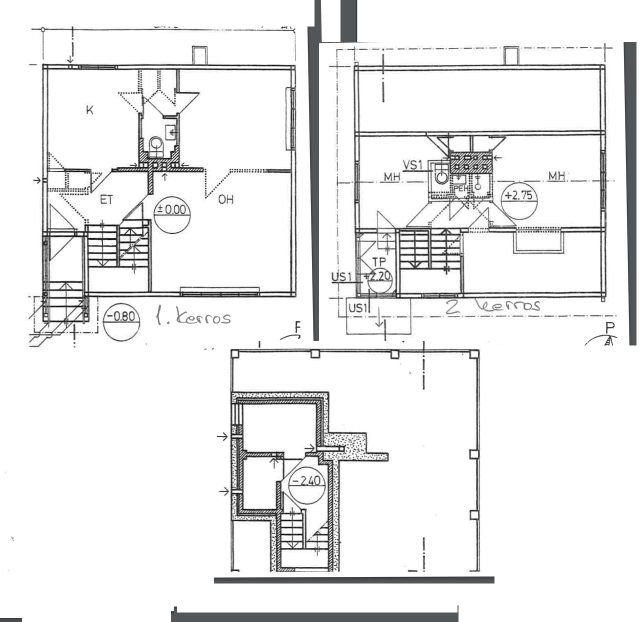
#> input picture rnd/data_agumentation/images/image002.png, 1287 x 1243 px (shown at 1/2 size)
$ python -i place_legends_on_cad_black_red_ratio50.py   (imports and definitions only)
#> lines starting #> are read from the running program, lines starting #| are printed output that depends on the picture; after the words box and inside, x2 and y2 are one past the last pixel; in counts of white or black regions, pixels touching at a corner belong together
"""
Combined script that first cleans images by removing ICC profiles and converting to proper RGB,
then places legends on all CAD images using universal aspect ratios and proportional sizing.

Usage:
    python combined_image_processing.py

Legend aspect ratios (width/height):
  surface_mount_led_motionsensor.png: 0.354
  surface_mount_led_batten_luminer.png: 3.278
  surface_mount_led_downlight.png: 0.972
  exit_sign.png: 1.646
  lighting_motionsensor.png: 0.941
"""

import os
import random
import argparse
import json
import warnings
from PIL import Image
import numpy as np
import pandas as pd
import cv2


# Configuration
LEGENDS_DIR = 'data_agumentation/sample_legends_finalized'
IMAGES_DIR = 'iteration4'
OUTPUT_DIR = 'data_agumentation/drawn_images/images_with_red_legends2'
ANNOTATION_FILE = 'data_agumentation/drawn_images/legend_annotations_with_red_legends2.json'
REFERENCE_IMAGE_PATH = "data_agumentation/without_takeoff_images/Diagram.png"
# [1 line not run here, left out]
REFERENCE_IMG_HEIGHT = 3840
REFERENCE_IMG_WIDTH = 3400 # Best suited

# [68 lines left out: function fix_image_profiles, not called in this run]

# Add this global dictionary to track detailed statistics
detailed_symbol_stats = {}

# [38 lines left out: function generate_excel_report, not called in this run]

def get_diagram_bbox(image_path):
#> called with image_path = '../images/image002.png'
    img = cv2.imread(image_path)
#> img is the input picture: shape (1243, 1287, 3); mean B, G, R 236.2, 236.2, 236
    gray = cv2.cvtColor(img, cv2.COLOR_BGR2GRAY)
    _, thresh = cv2.threshold(gray, 240, 255, cv2.THRESH_BINARY_INV)
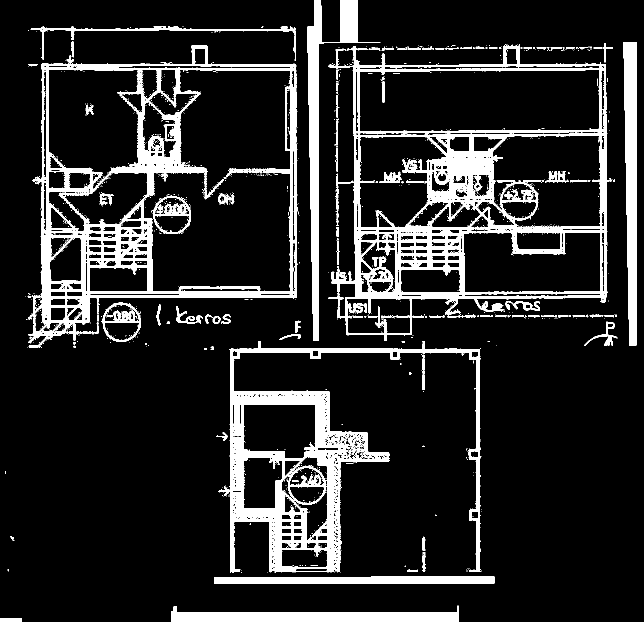
#> thresh: shape (1243, 1287) (shown at 1/2 size); 14.1% white; 1559 white regions (1445 under 20 px)
    contours, _ = cv2.findContours(thresh, cv2.RETR_EXTERNAL, cv2.CHAIN_APPROX_SIMPLE)
#> contours = 486 contours, 406 with area under 20; largest, box (x1, y1, x2, y2) and area: (656, 88, 1220, 682) 248231, (56, 90, 595, 695) 246622, (437, 682, 962, 1146) 83232, (615, 0, 761, 682) 14058, (1247, 84, 1273, 691) 11712
    if not contours:
        return (0, 0, img.shape[1], img.shape[0])
    largest = max(contours, key=cv2.contourArea)
#> largest = contour of 822 points, box (x1, y1, x2, y2) (656, 88, 1220, 682), area 248231
    x, y, w, h = cv2.boundingRect(largest)
#> x = 656; y = 88; w = 564; h = 594
    return (x, y, x + w, y + h)

# [281 lines left out: functions is_overlapping, get_scaling_factor, resize_patch_keep_aspect, process_image, main, not called in this run]

# [2 lines not run here, left out]

>>> result = get_diagram_bbox('../images/image002.png')
#> result = (656, 88, 1220, 682)

$ run again, on rnd/data_agumentation/drawn_images/images/image001.png
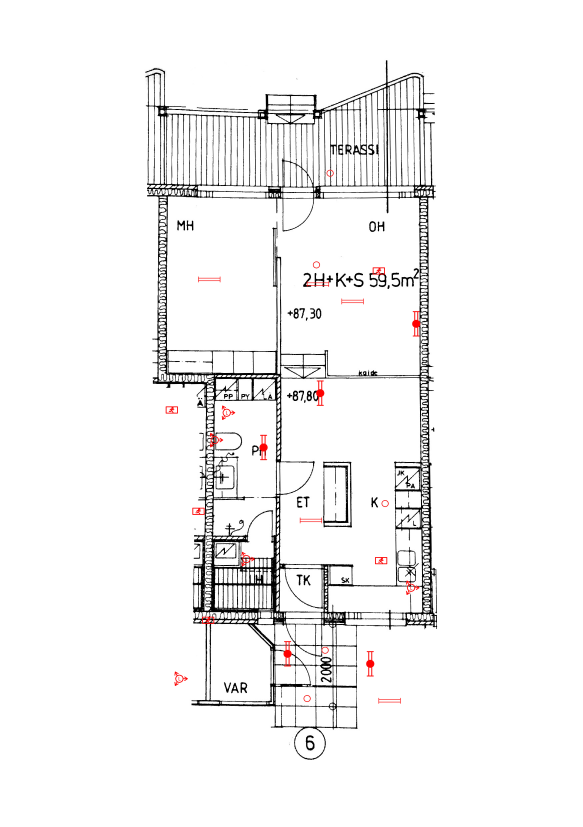
#> input picture rnd/data_agumentation/drawn_images/images/image001.png, 1748 x 2480 px (shown at 1/3 size)
#> in get_diagram_bbox, img is the input picture: shape (2480, 1748, 3); mean B, G, R 243.7, 243.7, 244.3
#> in get_diagram_bbox, `_, thresh = cv2.threshold(gray, 240, 255, cv2.THRESH_BINARY_INV)`:
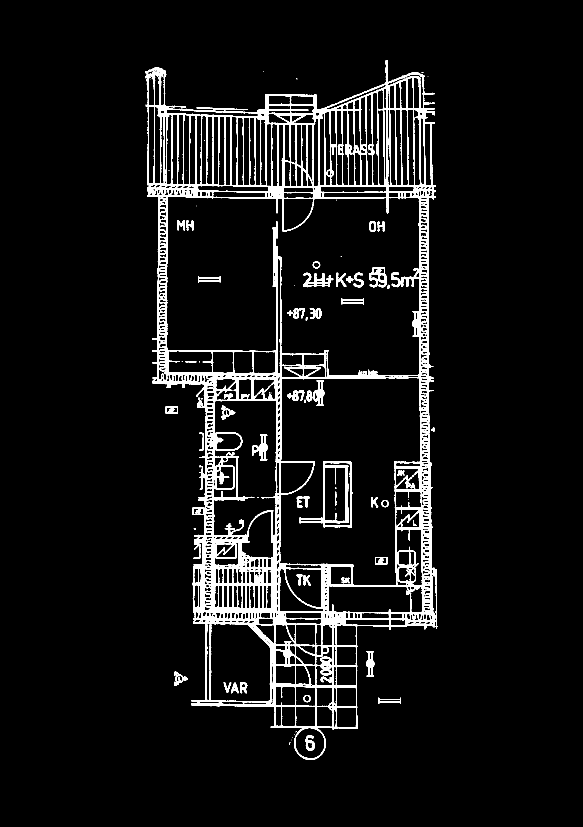
#> thresh: shape (2480, 1748) (shown at 1/3 size); 5.9% white; 167 white regions (99 under 20 px)
#> contours = 41 contours, 31 with area under 20; largest, box (x1, y1, x2, y2) and area: (436, 180, 1312, 2280) 1344685, (1098, 1953, 1124, 2030) 1150, (497, 1219, 534, 1241) 756, (523, 2014, 564, 2058) 708, (1135, 2093, 1203, 2111) 699
#> largest = contour of 2310 points, box (x1, y1, x2, y2) (436, 180, 1312, 2280), area 1344685
#> x = 436; y = 180; w = 876; h = 2100
#> result = (436, 180, 1312, 2280)
